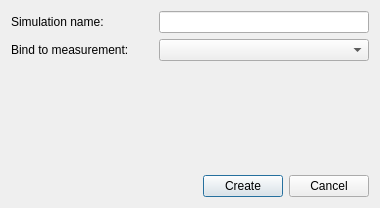
<?xml version="1.0" encoding="UTF-8"?>
<ui version="4.0">
 <class>Dialog</class>
 <widget class="QDialog" name="Dialog">
  <property name="geometry">
   <rect>
    <x>0</x>
    <y>0</y>
    <width>380</width>
    <height>208</height>
   </rect>
  </property>
  <property name="windowTitle">
   <string>Create a new simulation</string>
  </property>
  <layout class="QGridLayout" name="gridLayout">
   <item row="1" column="0">
    <spacer name="verticalSpacer">
     <property name="orientation">
      <enum>Qt::Vertical</enum>
     </property>
     <property name="sizeHint" stdset="0">
      <size>
       <width>20</width>
       <height>40</height>
      </size>
     </property>
    </spacer>
   </item>
   <item row="2" column="0">
    <layout class="QHBoxLayout" name="horizontalLayout">
     <item>
      <spacer name="horizontalSpacer">
       <property name="orientation">
        <enum>Qt::Horizontal</enum>
       </property>
       <property name="sizeHint" stdset="0">
        <size>
         <width>40</width>
         <height>20</height>
        </size>
       </property>
      </spacer>
     </item>
     <item>
      <widget class="QPushButton" name="pushCreate">
       <property name="text">
        <string>Create</string>
       </property>
      </widget>
     </item>
     <item>
      <widget class="QPushButton" name="pushCancel">
       <property name="text">
        <string>Cancel</string>
       </property>
      </widget>
     </item>
    </layout>
   </item>
   <item row="0" column="0">
    <layout class="QVBoxLayout" name="verticalLayout">
     <item>
      <layout class="QHBoxLayout" name="horizontalLayout_2">
       <item>
        <widget class="QLabel" name="simulationNameLabel">
         <property name="text">
          <string>Simulation name:</string>
         </property>
        </widget>
       </item>
       <item>
        <widget class="QLineEdit" name="simulationNameLineEdit">
         <property name="sizePolicy">
          <sizepolicy hsizetype="Fixed" vsizetype="Fixed">
           <horstretch>0</horstretch>
           <verstretch>0</verstretch>
          </sizepolicy>
         </property>
         <property name="minimumSize">
          <size>
           <width>210</width>
           <height>0</height>
          </size>
         </property>
         <property name="maximumSize">
          <size>
           <width>210</width>
           <height>16777215</height>
          </size>
         </property>
         <property name="toolTip">
          <string>Name of the project.</string>
         </property>
        </widget>
       </item>
      </layout>
     </item>
     <item>
      <layout class="QHBoxLayout" name="horizontalLayout_3">
       <item>
        <widget class="QLabel" name="BindLabel">
         <property name="text">
          <string>Bind to measurement:</string>
         </property>
        </widget>
       </item>
       <item>
        <widget class="QComboBox" name="BindComboBox">
         <property name="minimumSize">
          <size>
           <width>210</width>
           <height>0</height>
          </size>
         </property>
         <property name="maximumSize">
          <size>
           <width>210</width>
           <height>16777215</height>
          </size>
         </property>
        </widget>
       </item>
      </layout>
     </item>
    </layout>
   </item>
  </layout>
 </widget>
 <tabstops>
  <tabstop>simulationNameLineEdit</tabstop>
  <tabstop>pushCreate</tabstop>
  <tabstop>pushCancel</tabstop>
 </tabstops>
 <resources/>
 <connections/>
</ui>
